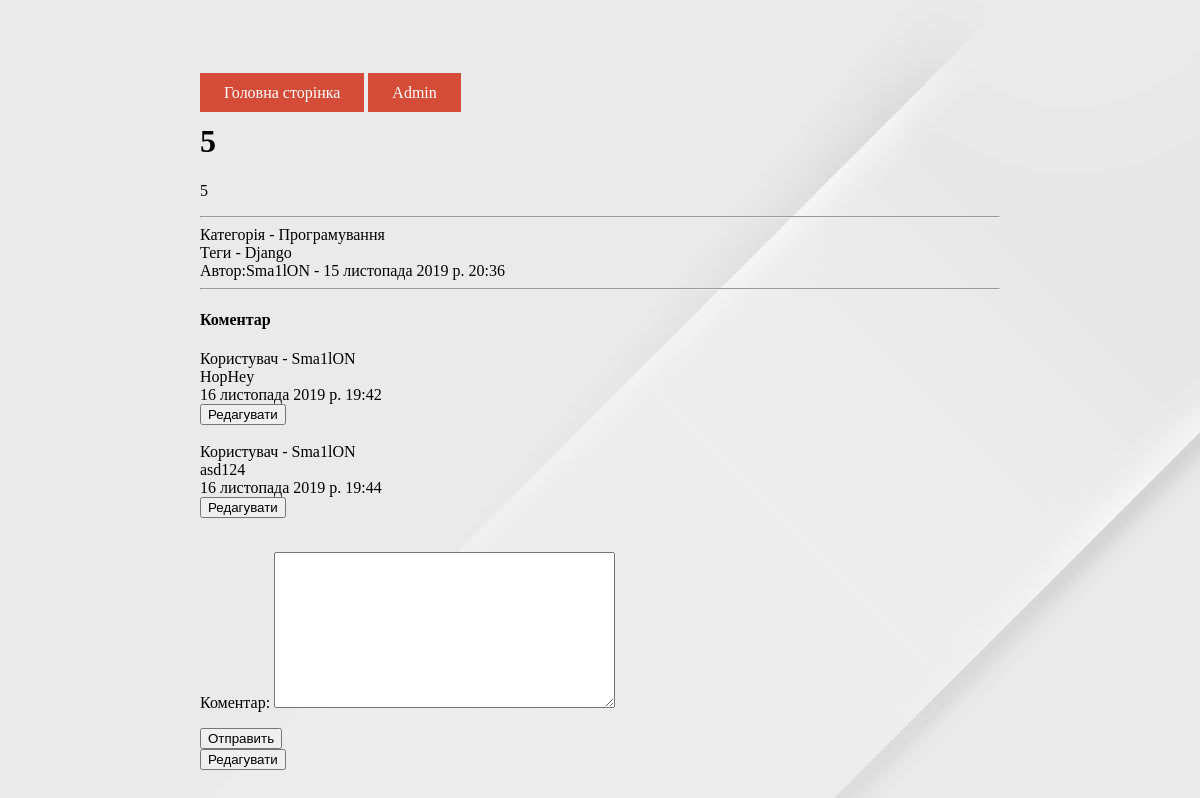
Page /single/12 on the committed database.
### blog/models.py (models this page shows, shortened)
class Blog(models.Model):
    user = models.ForeignKey(
        User,
        verbose_name="Автор",
        on_delete=models.CASCADE, default="")
    category = models.ForeignKey(
        Category,
        verbose_name="Категорія",
        on_delete=models.SET_NULL,
        null=True)
    title = models.CharField("Заголовок", max_length=70, default="")
    text_min = models.TextField("Текст", max_length=200, default="")
    text = models.TextField("Текст новини", default="")
    tags = models.ManyToManyField(Tag, verbose_name="Теги")
    created = models.DateTimeField("Дата створення", default=timezone.now)
    description = models.CharField("Опис", max_length=100, default="")
    keywords = models.CharField("Ключові слова", max_length=50, default="")
    class Meta:
        verbose_name = "Стаття"
        verbose_name_plural = "Статьї"

class Category(models.Model):
    title = models.CharField("Назва", max_length=50)
    class Meta:
        verbose_name = "Категорія"
        verbose_name_plural = "Категорії"
    def __str__(self):
        return self.title

class Tag(models.Model):
    title = models.CharField("Тег", max_length=50)
    class Meta:
        verbose_name = "Тег"
        verbose_name_plural = "Теги"

class Comments(models.Model):
    user = models.ForeignKey(
        User,
        verbose_name="Користувач",
        on_delete=models.CASCADE)
    new = models.ForeignKey(
        Blog,
        verbose_name="Новина",
        on_delete=models.CASCADE)
    text = models.TextField("Коментар")
    created = models.DateTimeField("Дата добавлення", auto_now_add=True, null=True)
    moderation = models.BooleanField("Модерація", default=False)
    class Meta:
        verbose_name = "Коментар"
        verbose_name_plural = "Коментарі"

### blog/views.py (the view)
# urls.py: path('single/<int:pk>', views.new_single, name="new_single"),
def new_single(request, pk):
    new = get_object_or_404(Blog, id=pk)
    comment = Comments.objects.filter(new=pk)
    if request.method == "POST":
        form = CommentForms(request.POST)
        if form.is_valid():
            form = form.save(commit=False)
            form.user = request.user
            form.new = new
            form.save()
            return redirect(new_single, pk)
    else:
        form = CommentForms()
    return render(request, "blog/new_single.html",
                  {"new": new,
                   "comments": comment,
                   "form": form})

### blog/forms.py
class CommentForms(ModelForm):
    class Meta:
        model = Comments
        fields = ('text',)

### templates/blog/new_single.html (shortened to what this page needs)
{% extends 'blog/base.html' %}
  {% load staticfiles %}
{% block content %}
    <h1>{{ new.title }}</h1>
    <p class="goo">{{ new.text }}</p><hr>
    Категорія - {{ new.category}}<br>
    Теги - {% for tag in new.tags.all %}
                 {{tag.title}}
            {% endfor %} <br>
    Автор:{{ new.user}} - {{ new.created}}<hr>
    <h4 class="goo">Коментар</h4>
    {% for comment in comments %}
        Користувач - {{comment.user}}<br>
        {{comment.text}}<br>
        {{comment.created}}
        <form action="{% url 'edit_com' pk=comment.id %}">
        <button type="submit">Редагувати</button></form><br>
    {% endfor %}
    <form action="" method="post" >
            {{ form.as_p }}
            <button type="submit">Отправить</button>
    </form>
    <form action="{% url 'edit_post' id=new.id %}">
        <button type="submit">Редагувати</button>
    </form>
{% endblock content %}

### static/css/web.css (style rules this page uses)
body { padding: 7.5vh 100px 0 100px; font-family: var(--font); }

### rows in the picture
Blog: title "5", text "5", category "Програмування", user "Sma1lON", created "15 листопада 2019 р. 20:36"
Tag: title "Django"
Comments: user "Sma1lON", text "HopHey", created "16 листопада 2019 р. 19:42"
Comments: user "Sma1lON", text "asd124", created "16 листопада 2019 р. 19:44"
